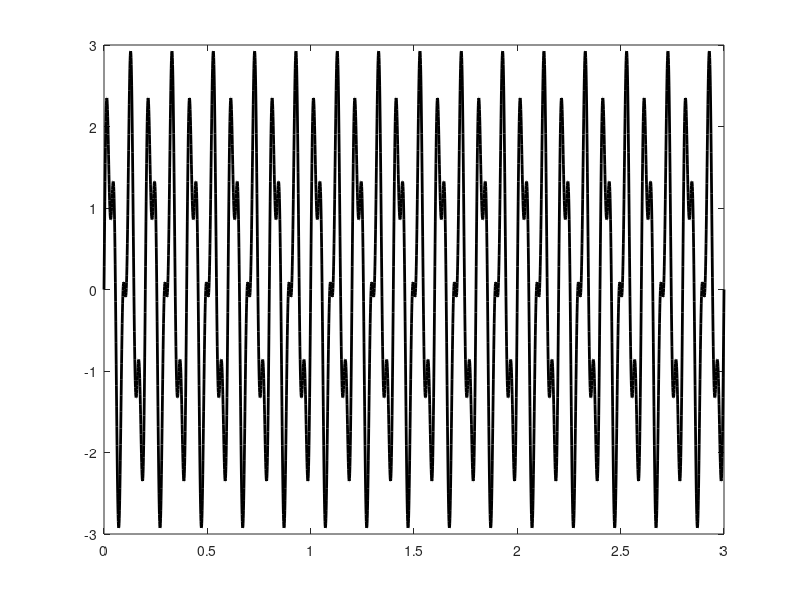

Source code (MATLAB): (Note: this script raises an error after producing the figure.)
clc
clear
close all

printfigure = 0;

dt = 0.001;
t = 0 : dt : 3;
N = length(t) - 1;
f1 = 10;
f2 = 25;
fm = max(f1,f2);
y = 2 * sin(2 * pi * f1 * t) + sin(2 * pi * f2 * t);

plot(t,y,'k','LineWidth',2)
setplt('Signal','$t$','$y(t)$','Signal',printfigure)

figure
plot(t(1001:1501),y(1001:1501),'k','LineWidth',2)
setplt('Signal scaled','$t$','$y(t)$','Signal_scaled',printfigure)

A = fft(y);
df = 1 / dt / N;
f = 0 : df : 1 / dt;
f = f - ceil(max(f)/2);
A = [A(ceil((N+1)/2):N+1),A(1:ceil((N+1)/2)-1)];
figure
plot(f,abs(A),'k','LineWidth',2)
xlim([-1.5*fm 1.5*fm])
setplt('Signal_Spectrum','$f$','$|A(f)|$','Signal_Spectrum',printfigure)

sampling_frequence = 2*fm;
sampling_number = 3 * sampling_frequence;
sample_index_shannon = ceil(linspace(1, N + 1, sampling_number));
t_shannon = t(sample_index_shannon);
y_shannon = y(sample_index_shannon);

figure
% plot(t,y,'k','LineWidth',2)
% hold on
plot(t_shannon,y_shannon,'b-','LineWidth',2)
hold on
plot(t_shannon,y_shannon,'r.','markersize',30)
setplt('Traditional Sampling','$t$','$y(t)$','Signal_traditional_sampling',printfigure)


CS_sampling_number = ceil(sampling_number * 0.3);
CS_sample_index = sort(ceil(rand(1, CS_sampling_number) * N));
t_sample = t(CS_sample_index);
y_sample = y(CS_sample_index);

figure
% plot(t,y,'k','LineWidth',2)
% hold on
plot(t_sample,y_sample,'b-','LineWidth',2)
hold on
plot(t_sample,y_sample,'r.','markersize',30)
setplt('CS Sampling','$t$','$y(t)$','Signal_CS_sampling',printfigure)

Psi = zeros(N + 1, N + 1);
for i = 1 : N + 1
    for j = 1 : N + 1
        Psi(i,j) = sin(2*pi*(j-1)* t(i));
    end
end
Phi = zeros(CS_sampling_number, N + 1);
for i = 1 : CS_sampling_number
    Phi(i,CS_sample_index(i)) = 1;
end

A = Phi * Psi;

e = 0.00001;
cvx_begin
    variable a(N + 1,1)
    minimize(norm(a,1))
    subject to
        norm(A * a - y_sample') <= e
cvx_end

y_re = Psi * a;

figure
plot(t(1001:1501),y(1001:1501),'k-','LineWidth',2)
hold on
plot(t(1001:1501),y_re(1001:1501),'r--','LineWidth',2)
legend('Original Signal','Reconstructed Signal')
setplt('Signal Reconsruction','$t$','$y(t)$','Signal_reconsruction',printfigure)

